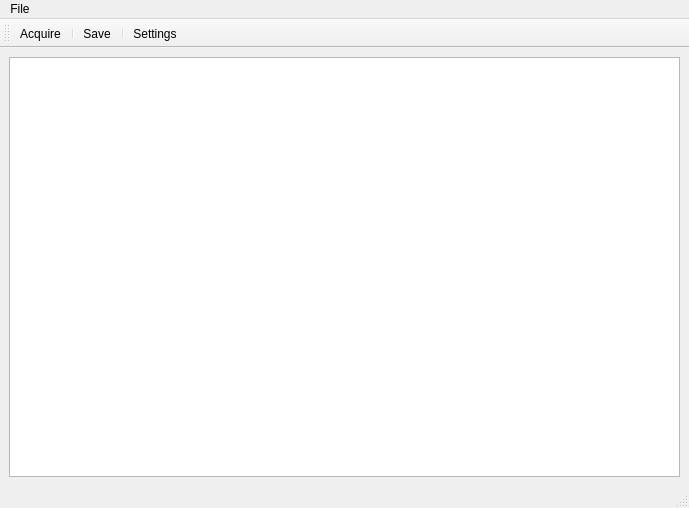
<?xml version="1.0" encoding="UTF-8"?>
<ui version="4.0">
 <class>MainWindow</class>
 <widget class="QMainWindow" name="MainWindow">
  <property name="geometry">
   <rect>
    <x>0</x>
    <y>0</y>
    <width>689</width>
    <height>508</height>
   </rect>
  </property>
  <property name="windowTitle">
   <string>Qudi: Spectrometer</string>
  </property>
  <widget class="QWidget" name="centralwidget">
   <layout class="QVBoxLayout" name="verticalLayout">
    <item>
     <widget class="PlotWidget" name="spectrum_PlotWidget"/>
    </item>
   </layout>
  </widget>
  <widget class="QMenuBar" name="menubar">
   <property name="geometry">
    <rect>
     <x>0</x>
     <y>0</y>
     <width>689</width>
     <height>22</height>
    </rect>
   </property>
   <widget class="QMenu" name="menuFile">
    <property name="title">
     <string>File</string>
    </property>
    <addaction name="separator"/>
    <addaction name="actionSave"/>
    <addaction name="separator"/>
    <addaction name="actionClose"/>
   </widget>
   <addaction name="menuFile"/>
  </widget>
  <widget class="QStatusBar" name="statusbar"/>
  <widget class="QToolBar" name="toolBar">
   <property name="windowTitle">
    <string>toolBar</string>
   </property>
   <property name="toolButtonStyle">
    <enum>Qt::ToolButtonTextUnderIcon</enum>
   </property>
   <attribute name="toolBarArea">
    <enum>TopToolBarArea</enum>
   </attribute>
   <attribute name="toolBarBreak">
    <bool>false</bool>
   </attribute>
   <addaction name="actionAcquire"/>
   <addaction name="separator"/>
   <addaction name="actionSave"/>
   <addaction name="separator"/>
   <addaction name="actionSettings"/>
  </widget>
  <action name="actionSave">
   <property name="icon">
    <iconset>
     <normaloff>../../artwork/icons/oxygen/22x22/document-save.png</normaloff>../../artwork/icons/oxygen/22x22/document-save.png</iconset>
   </property>
   <property name="text">
    <string>Save</string>
   </property>
  </action>
  <action name="actionClose">
   <property name="icon">
    <iconset>
     <normaloff>../../artwork/icons/oxygen/22x22/application-exit.png</normaloff>../../artwork/icons/oxygen/22x22/application-exit.png</iconset>
   </property>
   <property name="text">
    <string>Close</string>
   </property>
  </action>
  <action name="actionAcquire">
   <property name="icon">
    <iconset>
     <normaloff>../../artwork/icons/qudiTheme/22x22/start-counter.png</normaloff>../../artwork/icons/qudiTheme/22x22/start-counter.png</iconset>
   </property>
   <property name="text">
    <string>Acquire</string>
   </property>
  </action>
  <action name="actionSettings">
   <property name="icon">
    <iconset>
     <normaloff>../../artwork/icons/oxygen/22x22/configure.png</normaloff>../../artwork/icons/oxygen/22x22/configure.png</iconset>
   </property>
   <property name="text">
    <string>Settings</string>
   </property>
  </action>
 </widget>
 <customwidgets>
  <customwidget>
   <class>PlotWidget</class>
   <extends>QGraphicsView</extends>
   <header>pyqtgraph</header>
  </customwidget>
 </customwidgets>
 <tabstops>
  <tabstop>spectrum_PlotWidget</tabstop>
 </tabstops>
 <resources/>
 <connections>
  <connection>
   <sender>actionClose</sender>
   <signal>triggered()</signal>
   <receiver>MainWindow</receiver>
   <slot>close()</slot>
   <hints>
    <hint type="sourcelabel">
     <x>-1</x>
     <y>-1</y>
    </hint>
    <hint type="destinationlabel">
     <x>344</x>
     <y>253</y>
    </hint>
   </hints>
  </connection>
 </connections>
</ui>
